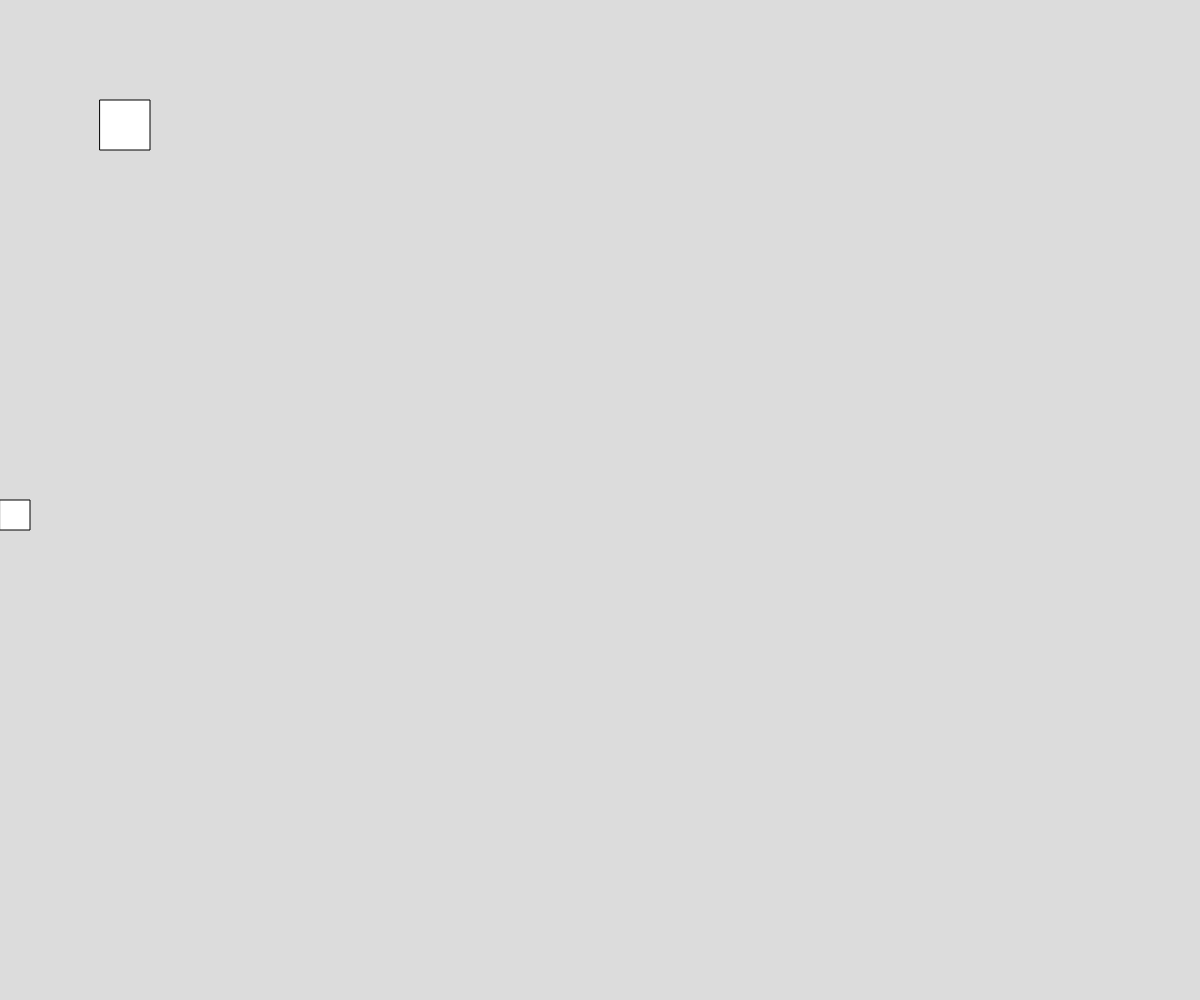
Frame 1 (no input)
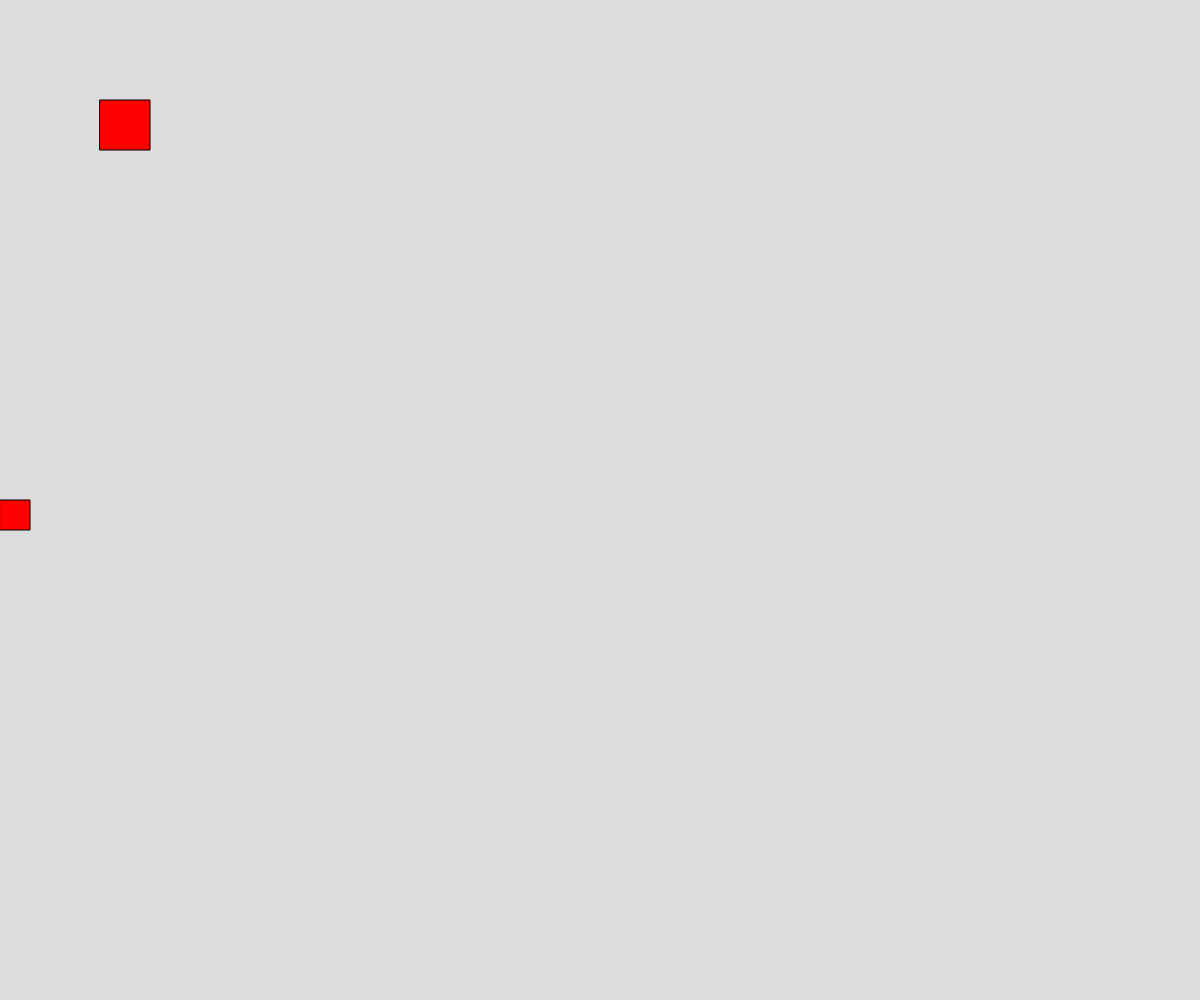
Frame 60 (no input)
Frame 120 (the mouse pressed at the canvas centre since frame 60): identical to frame 60, image omitted

The p5.js sketch that drew these frames (run headless with seeded random() and noise() and a simulated clock; from frame 60 on, the mouse is pressed at the canvas centre):

// p5.js sketch
// ── sketch.js
let player;
let room = [];
let currentRoom = 0;

function setup() {
  createCanvas(windowWidth, windowHeight);
    player = new Player(0, height / 2, 30);
}

class Player {
  constructor(x, y, size) {
    this.x = x;
    this.y = y;
    this.size = size;
    this.speed = 5;
  }

  move() {
    if (keyIsDown(87) || keyIsDown(UP_ARROW)) {
      this.y -= this.speed;
    }
    if (keyIsDown(65) || keyIsDown(LEFT_ARROW)) {
      this.x -= this.speed;
    }
    if (keyIsDown(83) || keyIsDown(DOWN_ARROW)) {
      this.y += this.speed;
    }
    if (keyIsDown(68) || keyIsDown(RIGHT_ARROW)) {
      this.x += this.speed;
    }

    this.x = constrain(this.x, 0, width - this.size)
    this.y = constrain(this.y, 0, height - this.size)
  }

  show() {
    square(this.x, this.y, this.size);
  }
}

function draw() {
  background(220); 
  
  player.move();
  player.show();

  rect(100,100,50,50);

  if (player.x + player.size > 100 && player.x < 150 && player.y + player.size > 100 && player.y < 150) {
    fill(0,255,0);
  } else {
    fill(255,0,0);
  }
}
